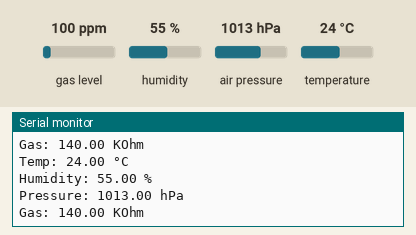
Bench run of a sketch on a simulated ESP32. Shown: the last lines printed to the serial monitor. The inputs (shaded band) are chosen by the test bench; at power-on: gas level 100 ppm, humidity 55 %, air pressure 1013 hPa, temperature 24 °C.

Above: at 2.1 s.
2.2 s: gas level set to 20 ppm
At 3.4 s:
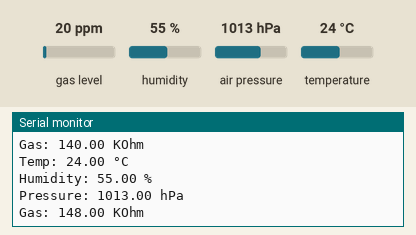
3.8 s: humidity set to 22 %
At 5.2 s:
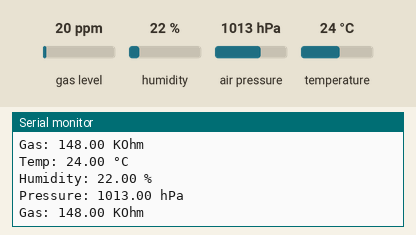
5.4 s: air pressure set to 952 hPa
At 6.7 s:
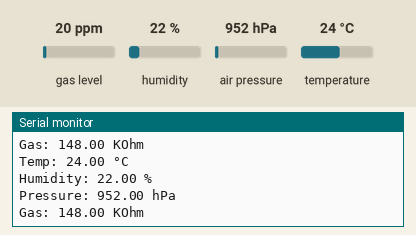

Measured:
- after the input at 2.2 s, the serial monitor: prints a new line after 0.26 s (image 1)
- after the input at 3.8 s, the serial monitor: prints a new line after 0.97 s (image 2)
- after the input at 5.4 s, the serial monitor: prints a new line after 0.53 s (image 3)

The sketch:

LatestPrototype253.ino
```cpp
#include <Wire.h>
#include <Adafruit_Sensor.h>
#include <Adafruit_BME680.h>

#define BME_I2C_ADDR 0x76  // SDO = GND

Adafruit_BME680 bme(BME_I2C_ADDR);

void setup() {
  Serial.begin(115200);

  // Initialize I2C on chosen pins
  Wire.begin(20, 19);  // SDA = 20, SCL = 19

  if (!bme.begin()) {
    Serial.println("❌ BME688 not detected!");
    while (1);
  }
  Serial.println("✅ BME688 detected via I2C!");

  // Sensor configuration
  bme.setTemperatureOversampling(BME680_OS_8X);
  bme.setHumidityOversampling(BME680_OS_2X);
  bme.setPressureOversampling(BME680_OS_4X);
  bme.setIIRFilterSize(BME680_FILTER_SIZE_3);
  bme.setGasHeater(320, 150);
}

void loop() {
  if (bme.performReading()) {
    Serial.print("Temp: "); Serial.print(bme.temperature); Serial.println(" °C");
    Serial.print("Humidity: "); Serial.print(bme.humidity); Serial.println(" %");
    Serial.print("Pressure: "); Serial.print(bme.pressure / 100.0); Serial.println(" hPa");
    Serial.print("Gas: "); Serial.print(bme.gas_resistance / 1000.0); Serial.println(" KOhm");
  } else {
    Serial.println("❌ Reading failed");
  }
  delay(1000);
}
```
